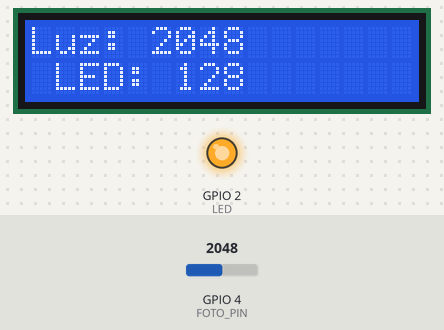
The sketch below on a simulated ESP32. Parts: 16×2 character LCD, output pins drawn as LEDs (lit = HIGH). Inputs (shaded band) come from the test bench; at power-on: GPIO 4 (FOTO_PIN) = 2048.

Above: at 2.2 s.
2.3 s: GPIO 4 (FOTO_PIN) set to 1945
At 3.8 s:
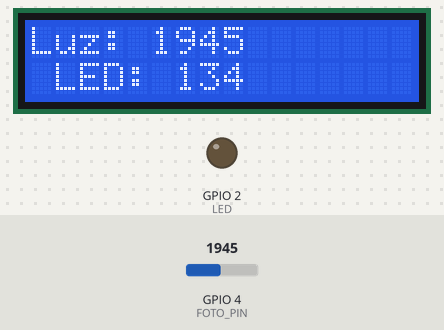
4.1 s: GPIO 4 (FOTO_PIN) set to 2040
At 5.1 s:
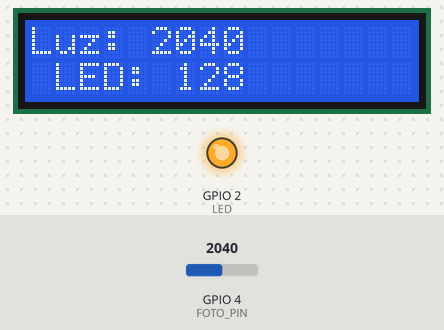
5.7 s: GPIO 4 (FOTO_PIN) set to 2047
At 6.2 s:
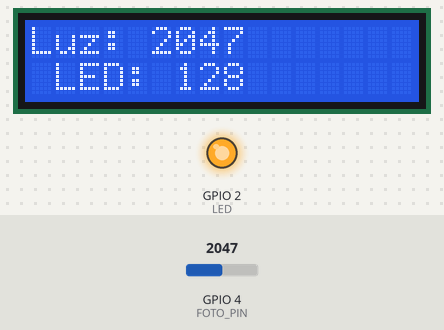
Timing chart, 0 to 8.7 s (numbered marks = the images above; inputs shaded):
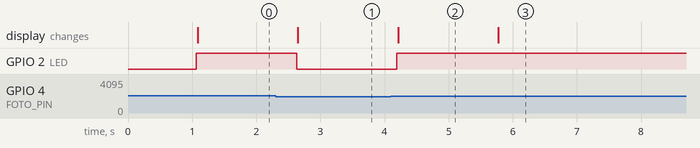

Measured:
- the behaviour switches between 2001 and 2000 on GPIO 4 (FOTO_PIN) (found by bisection; images 0 and 1)
- after the input at 2.3 s, GPIO 2 (LED): HIGH → LOW after 0.33 s; the display: changes after 0.35 s (image 1)
- after the input at 4.1 s, GPIO 2 (LED): LOW → HIGH after 0.09 s; the display: changes after 0.11 s (image 2)
- after the input at 5.7 s, the display: changes after 0.08 s (image 3)

The sketch:

26_fotoresistencia.ino
```cpp
#include <LiquidCrystal_I2C.h>
#include <Wire.h>

#define SDA 13
#define SCL 14
#define ADDR 0X27
LiquidCrystal_I2C lcd(ADDR,16,2);

#define FOTO_PIN 4     // Pin donde está conectada la fotorresistencia (LDR)
#define LED 2          // Pin del LED (integrado en la placa ESP32)
#define UMBRAL 2000

int valorLuz = 0;       // Variable para guardar la lectura del sensor
int valorLed = 0;       // Valor que se enviará al LED (PWM)

void setup() {
  pinMode(FOTO_PIN, INPUT);   // Configurar el pin del LDR como entrada
  pinMode(LED, OUTPUT);       // Configurar el LED como salida
  Serial.begin(115200);         // Iniciar monitor serie para depuración

 Wire.begin(SDA,SCL);
  lcd.init();
  lcd.noBacklight();
  delay(1000);
  lcd.backlight();
}

void loop() {
  // Leer valor de la fotorresistencia (0 a 4095 en ESP32)
  lcd.clear();
  valorLuz = analogRead(FOTO_PIN);

  // Invertir valor para que cuando haya más oscuridad, el LED brille más
  valorLed = map(valorLuz, 0, 4095,255,0);

  // Escribir el valor PWM al LED (ajusta su brillo)
  // analogWrite(LED, valorLed); // En ESP32 se puede usar ledcWrite si no funciona
if(valorLuz > UMBRAL){
  digitalWrite(LED,HIGH);
}else {
  digitalWrite(LED,LOW);
}
  // Mostrar valores por la pantalla LCD
  lcd.setCursor(0,0);
  lcd.print("Luz: ");
  lcd.print(valorLuz);
  lcd.setCursor(0, 1);
  lcd.print(" LED: ");
  lcd.print(valorLed);


  delay(500); // Pequeña pausa
}
```
